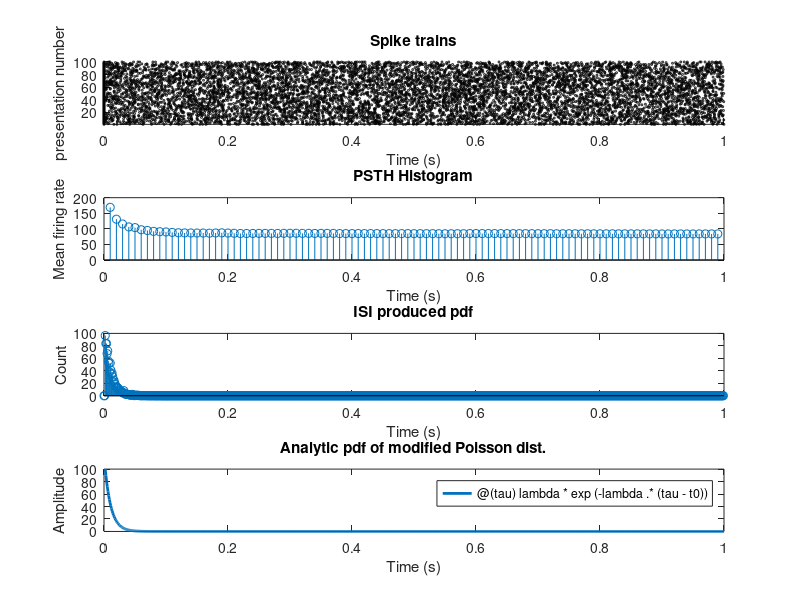

MATLAB code to generate this figure:
%  SBE2, Johns Hopkins University
%  Homework #5
%
%  Created by Greg Kiar on 10.03.2015 (c)

clc

%% q1

% a
lambda = 100; %spikes per second
t0 = 0.002; % seconds
p2 = @(tau) lambda* exp (-lambda .* (tau - t0) );
F2 = @(tau) 1 - p2(tau)./lambda;
F2_inv = @(u) -1/lambda * log (1-u) + t0;
T = 1;
dt = 0.001;
figure (1)
clf
subplot(411);
trains = zeros(100, 1000);
for ii = 1:100
    t = 0;
    n = 1;
    while ( t < T )
        spikes{ii}(n) = t;
        u = rand();
        tau = F2_inv(u);
        t = tau+t;
        n = n+1;
    end
    scatter(spikes{ii}, ii*ones(1,length(spikes{ii})), 2, 'k');
    hold on
end
ylim([1 inf]); ylabel('presentation number');
xlabel('Time (s)'); title('Spike trains');

% b
isis = [];
for ii = 1:100
    for jj = 1:length(spikes{ii})-1
        temp(jj) = abs(spikes{ii}(jj) - spikes{ii}(jj+1));
    end
    isis = [isis, temp];
end
mean(isis)
% c
% there is no "post stimulus"... the stimulus is always present, at least
% that is what we were told to do in the question...
psth = zeros(1, 100);
subplot(412);
for ii = 0:100-0.01
    temp = 0;
    for jj = 1:100
        temp = temp + sum(spikes{jj} < ii*0.01);
    end
    psth(ii+1) = temp/(ii*0.01)/100;
end
stem(0:0.01:1-0.01,psth);
ylabel('Mean firing rate'); xlabel('Time (s)'); title('PSTH Histogram');

% d
isih = zeros(1, 1000);
subplot(413)
for ii = 0:1000-0.001
    isih(ii+1) = sum(isis >= ii*0.001 & isis < (ii+1)*0.001);
end
isih = isih/sum(isih)/dt;
stem(0:0.001:1-0.001,isih);
ylabel('Count');
xlabel('Time (s)'); title('ISI produced pdf');

subplot(414)
fplot(p2, [t0 1]);
xlim([0 1])
set(findobj(gca, 'Type', 'Line'), 'LineWidth', 2);
ylabel('Amplitude');
xlabel('Time (s)'); title('Analytic pdf of modified Poisson dist.');
